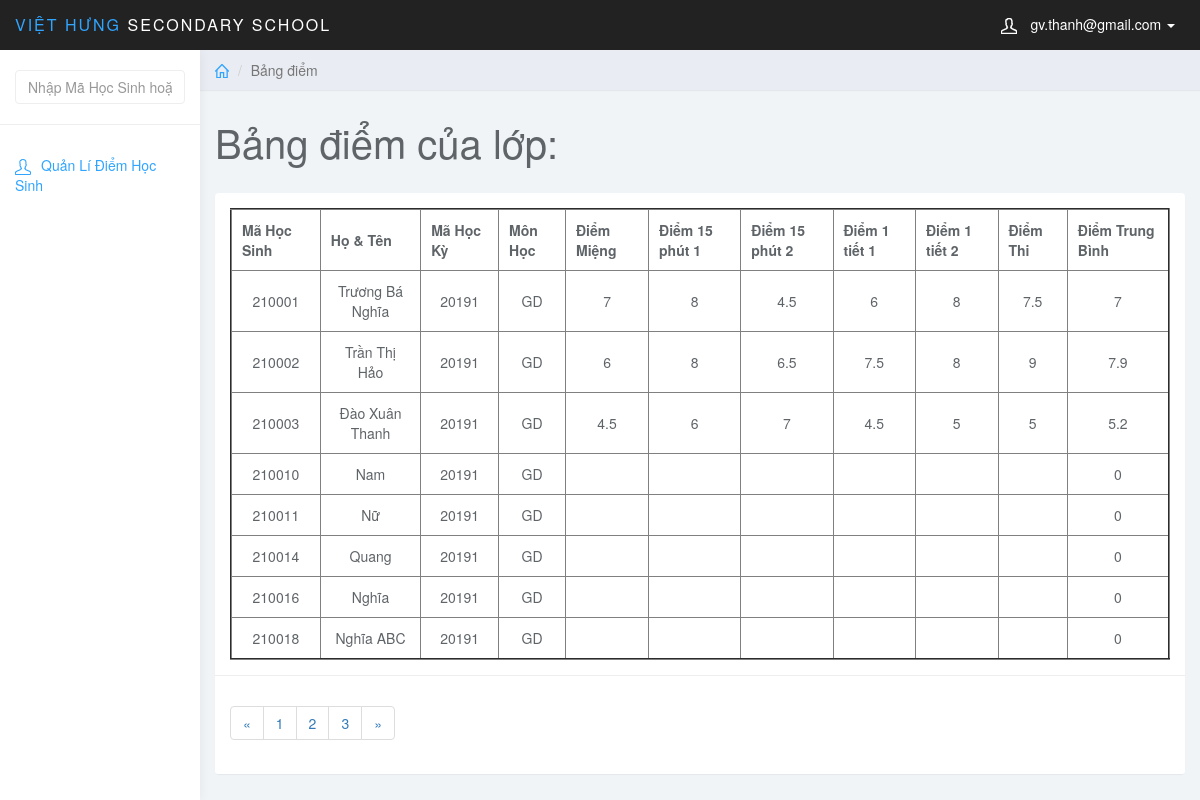
The app's page /admin/index.php?page_gv=list_points&MaHocKy=20191&MaMonHoc=GD&MaLopHoc=1 (signed in) with its own data.
### tables this page shows
CREATE TABLE `diem` (
  `MaDiem` int(6) NOT NULL AUTO_INCREMENT,
  `MaHocKy` varchar(5) NOT NULL,
  `MaMonHoc` varchar(5) NOT NULL,
  `MaHS` int(6) NOT NULL,
  `MaLopHoc` varchar(10) NOT NULL,
  `DiemMieng` varchar(5) NOT NULL,
  `Diem15Phut1` varchar(5) NOT NULL,
  `Diem15Phut2` varchar(5) NOT NULL,
  `Diem1Tiet1` varchar(5) NOT NULL,
  `Diem1Tiet2` varchar(5) NOT NULL,
  `DiemThi` varchar(5) NOT NULL,
  `DiemTB` float NOT NULL,
  PRIMARY KEY (`MaDiem`),
  KEY `fk_diem_mahk` (`MaHocKy`),
  KEY `fk_diem_monhoc` (`MaMonHoc`),
  KEY `fk_diem_hocsinh` (`MaHS`),
  KEY `MaLopHoc` (`MaLopHoc`),
  CONSTRAINT `diem_ibfk_1` FOREIGN KEY (`MaLopHoc`) REFERENCES `lophoc` (`MaLopHoc`),
  CONSTRAINT `fk_diem_hocsinh` FOREIGN KEY (`MaHS`) REFERENCES `hocsinh` (`MaHS`),
  CONSTRAINT `fk_diem_mahk` FOREIGN KEY (`MaHocKy`) REFERENCES `hocky` (`MaHocKy`),
  CONSTRAINT `fk_diem_monhoc` FOREIGN KEY (`MaMonHoc`) REFERENCES `monhoc` (`MaMonHoc`)
);

CREATE TABLE `hocsinh` (
  `MaHS` int(6) NOT NULL,
  `MaLopHoc` varchar(10) NOT NULL,
  `TenHS` varchar(50) NOT NULL,
  `GioiTinh` varchar(5) NOT NULL,
  `NgaySinh` date NOT NULL,
  `NoiSinh` varchar(50) NOT NULL,
  `DanToc` varchar(10) NOT NULL,
  `HoTenCha` varchar(50) NOT NULL,
  `HoTenMe` varchar(50) NOT NULL,
  PRIMARY KEY (`MaHS`),
  KEY `fk_hs_lh` (`MaLopHoc`),
  CONSTRAINT `fk_hs_lh` FOREIGN KEY (`MaLopHoc`) REFERENCES `lophoc` (`MaLopHoc`)
);

### teacher/list_points.php (the view, shortened to what this page needs)
<?php
    $MaHocKy = $_GET['MaHocKy'];
    $MaMonHoc = $_GET['MaMonHoc'];
    $MaLopHoc = $_GET['MaLopHoc'];
    $sql = "SELECT * FROM diem JOIN hocsinh ON diem.MaHS = hocsinh.MaHS WHERE diem.MaHocKy = '$MaHocKy' AND diem.MaMonHoc = '$MaMonHoc' AND diem.MaLopHoc = '$MaLopHoc'";
    $query = mysqli_query($conn,$sql);
?>
<div class="col-sm-9 col-sm-offset-3 col-lg-10 col-lg-offset-2 main">
		<div class="row">
			<ol class="breadcrumb">
				<li><a href="index.php"><svg class="glyph stroked home"><use xlink:href="#stroked-home"></use></svg></a></li>
				<li class="active">Bảng điểm</li>
			</ol>
		</div>
		<div class="row">
			<div class="col-lg-12">
				<h1 class="page-header">Bảng điểm của lớp: </h1>
			</div>
		</div>
		<div class="row">
			<div class="col-lg-12">
				<div class="panel panel-default">
					<div class="panel-body">
                        <table border="2px" width="100%" style="text-align: center;">
						    <thead>
						    <tr>
						        <th data-field="id" data-sortable="true">Mã Học Sinh</th>
                                <th data-field="name"  data-sortable="true">Họ & Tên</th>
                                <th data-sortable="true">Mã Học Kỳ</th>
                                <th data-sortable="true">Môn Học</th>
                                <th data-sortable="true">Điểm Miệng</th>
                                <th data-sortable="true">Điểm 15 phút 1</th>
                                <th data-sortable="true">Điểm 15 phút 2</th>
                                <th data-sortable="true">Điểm 1 tiết 1</th>
                                <th data-sortable="true">Điểm 1 tiết 2</th>
                                <th data-sortable="true">Điểm Thi</th>
                                <th data-sortable="true">Điểm Trung Bình</th>
						    </tr>
                            </thead>
                            <tbody>
                               <?php
                                    while($row_view = mysqli_fetch_assoc($query)){
                               ?>
                                    <tr>
                                    <form  method="post">
                                    <td><?php echo $row_view['MaHS']; ?></td>
                                    <td><?php echo $row_view['TenHS']; ?></td>
                                    <td><?php echo $row_view['MaHocKy']; ?></td>
                                    <td><?php echo $row_view['MaMonHoc']; ?></td>
                                    <td ><?php echo $row_view['DiemMieng']; ?></td>
                                    <td ><?php echo $row_view['Diem15Phut1']; ?></td>
                                    <td ><?php echo $row_view['Diem15Phut2']; ?></td>
                                    <td><?php echo $row_view['Diem1Tiet1']; ?></td>
                                    <td><?php echo $row_view['Diem1Tiet2']; ?></td>
                                    <td><?php echo $row_view['DiemThi']; ?></td>
                                    <td><?php echo $row_view['DiemTB']; ?></td>
                                    </form>
                                </tr>
                                    <?php }?>
                            </tbody>
						</table>
                    </div>
                    <div class="panel-footer">
                        <nav aria-label="Page navigation example">
                            <ul class="pagination">
                                <li class="page-item"><a class="page-link" href="#">&laquo;</a></li>
                                <li class="page-item"><a class="page-link" href="#">1</a></li>
                                <li class="page-item"><a class="page-link" href="#">2</a></li>
                                <li class="page-item"><a class="page-link" href="#">3</a></li>
                                <li class="page-item"><a class="page-link" href="#">&raquo;</a></li>
                            </ul>
                        </nav>
                    </div>
				</div>
			</div>
		</div>
	</div>

### admin/css/styles.css (style rules this page uses)
body { background: #f1f4f7; padding-top: 50px; color: #5f6468; }
a, a:hover, a:focus { color: #30a5ff; }
h1, h2, h3, h4, h5, h6 { color: #5f6468; }
h1 { font-weight: 300; font-size: 40px; }
.panel { border: 0; }
.panel-footer { background: #fff; border-top: 1px solid #eee; }
.breadcrumb { border-radius: 0; padding: 10px 15px; background: #e9ecf2; box-shadow: 0 1px 1px rgba(0, 0, 0, .05); margin: 0 ; }
h1.page-header { margin-top: 30px; border-bottom: 0; }
.breadcrumb .glyph { height: 14px; width: 14px; margin: -2px 0 0 0; stroke-width: 4px; }
table th,td { padding: 10px; }

### records on screen
diem: MaHS.MaHS "210001", MaHS.TenHS "Trương Bá Nghĩa", MaHocKy "20191", MaMonHoc "GD", DiemMieng "7", Diem15Phut1 "8", Diem15Phut2 "4.5", Diem1Tiet1 "6", Diem1Tiet2 "8", DiemThi "7.5", DiemTB "7"
diem: MaHS.MaHS "210002", MaHS.TenHS "Trần Thị Hảo", MaHocKy "20191", MaMonHoc "GD", DiemMieng "6", Diem15Phut1 "8", Diem15Phut2 "6.5", Diem1Tiet1 "7.5", Diem1Tiet2 "8", DiemThi "9", DiemTB "7.9"
diem: MaHS.MaHS "210003", MaHS.TenHS "Đào Xuân Thanh", MaHocKy "20191", MaMonHoc "GD", DiemMieng "4.5", Diem15Phut1 "6", Diem15Phut2 "7", Diem1Tiet1 "4.5", Diem1Tiet2 "5", DiemThi "5", DiemTB "5.2"
diem: MaHS.MaHS "210010", MaHS.TenHS "Nam", MaHocKy "20191", MaMonHoc "GD", DiemTB "0"
diem: MaHS.MaHS "210011", MaHS.TenHS "Nữ", MaHocKy "20191", MaMonHoc "GD", DiemTB "0"
diem: MaHS.MaHS "210014", MaHS.TenHS "Quang", MaHocKy "20191", MaMonHoc "GD", DiemTB "0"
diem: MaHS.MaHS "210016", MaHS.TenHS "Nghĩa", MaHocKy "20191", MaMonHoc "GD", DiemTB "0"
diem: MaHS.MaHS "210018", MaHS.TenHS "Nghĩa ABC", MaHocKy "20191", MaMonHoc "GD", DiemTB "0"

### other values on screen
$_SESSION['mail_gv'] "gv.thanh@gmail.com"
